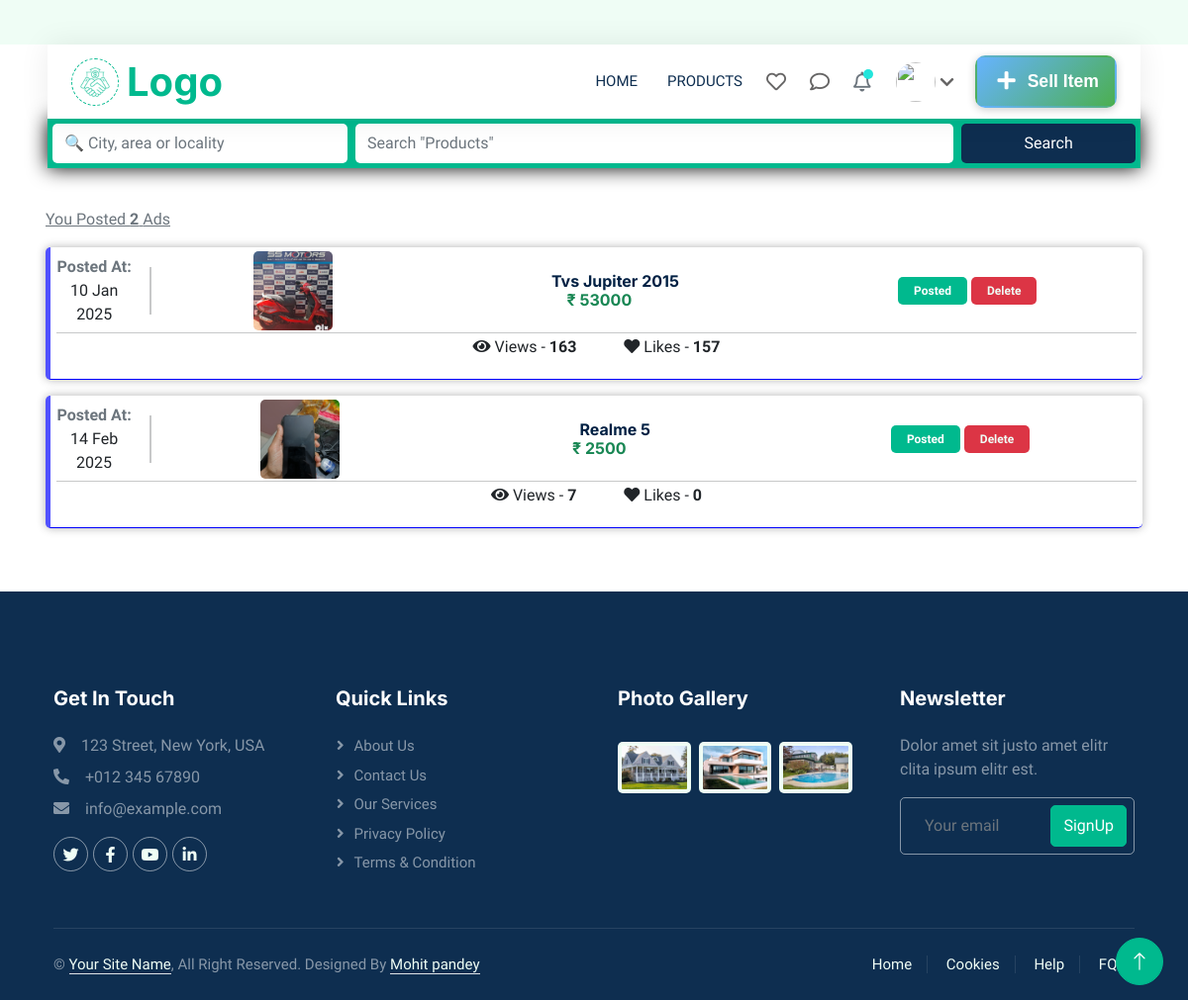
The page /your-posted?top?ads-view&details/ (signed in) on the database as committed earlier.
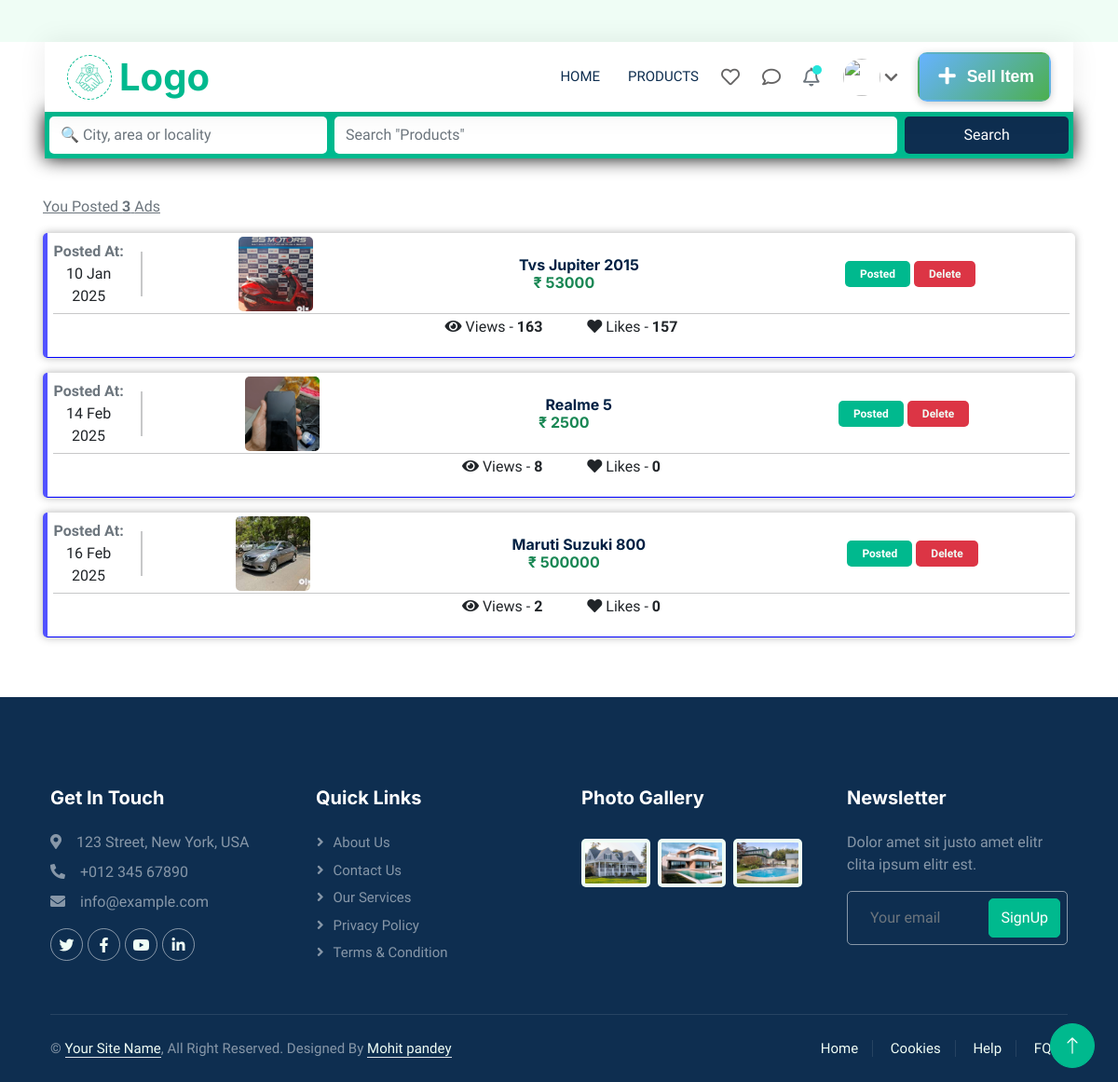
The same page on the database as committed later.
### home/models.py (models this page shows, shortened)
class Product(models.Model):
    brand = models.CharField(max_length=200, default='', blank=True)
    title = models.CharField(max_length=200)
    description = models.TextField()
    price = models.IntegerField()
    location = models.TextField(default='', blank=True)
    created_at = models.DateTimeField(auto_now_add=True)
    updated_at = models.DateTimeField(auto_now=True)
    seller = models.ForeignKey(CustomUser, on_delete=models.CASCADE)  # Link to user model
    category = models.ForeignKey(Category, related_name='products', on_delete=models.SET_NULL, null=True, blank=True)
    slug = models.SlugField(unique=True, blank=True)
    condition_choices = [
        ('new', 'New'),
        ('used', 'Used'),
    ]
    condition = models.CharField(max_length=20, choices=condition_choices, default='used')
    views = models.IntegerField(default=0, null=True, blank=True)
    likes = models.IntegerField(default=0, null=True, blank=True)

class ProductImages(models.Model):
    product = models.ForeignKey(Product, on_delete=models.CASCADE)
    image1 = models.ImageField(upload_to=user_directory_path, blank=True, null=True)
    image2 = models.ImageField(upload_to=user_directory_path, blank=True, null=True)
    image3 = models.ImageField(upload_to=user_directory_path, blank=True, null=True)
    image4 = models.ImageField(upload_to=user_directory_path, blank=True, null=True)
    user = models.ForeignKey(CustomUser, on_delete=models.CASCADE)

### home/views.py (the view)
# urls.py: path('your-posted?top?ads-view&details/', views.adsPage, name="adspage"),
@login_required
def adsPage(request):
    if 'address' in request.GET or 'prod' in request.GET:
        search_results = search_products(request)  # call search function
        if search_results.exists():  # Render search results only if they exist
            return render(request, "allProducts.html", {'products': search_results})
        else:
            return render(request, "allProducts.html")
    auth_response = handle_user_auth(request)  # call authentication function
    if auth_response:
        return auth_response  # Redirect if authentication actions occurred
    product_ads = Product.objects.filter(seller=request.user)
    for product in product_ads:
        product.images = ProductImages.objects.filter(product=product)
    context = {'products': product_ads}
    return render(request, 'adsPage.html',context)

### home/templates/adsPage.html (shortened to what this page needs)
{% extends 'base.html' %}
{% load static %}
{% block css %}
  <link rel="stylesheet" href="{% static 'Css/adsPage.css' %}" />
{% endblock %}
{% block body %}
  {% include 'navbar.html' %}
  {% if products %}
    <div class="container p-3 adsbox mt-4">
      <div class="totalads">
        <p class="mb-0 text-muted">
          <u>You Posted <b>{{ products.count }}</b> Ads</u>
        </p>
      </div>
      {% for product in products %}
        <div class="card adcard mt-3 px-1 py-1">
          <div class="d-flex adsbox text-center align-items-center">
            <div class="me-3">
              <strong class="text-muted">Posted At:</strong>
              <p class="mb-0">{{ product.created_at|date:'d M Y' }}</p>
            </div>
            <div class="adsinfo text-center">
              <div>
                <div class="me-3">
                  <img src="{{ product.images.first.image1.url }}" alt="Product Image" onerror="src='{% static "img/onerrorimage.webp" %}'" class="img-fluid" style="width: 80px; height: 80px; object-fit: cover; border-radius: 5px;" />
                </div>
              </div>
              <div class="text-center">
                <div class="me-3">
                  <h6 class="mb-0 text-truncate">{{ product.title|truncatechars:'20' }}</h6>
                </div>
                <div class="me-5">
                  <h6 class="text-success fw-bold mb-0">₹ {{ product.price }}</h6>
                </div>
              </div>
              <div>
                <a class="badge my-2 py-2 px-3 bg-primary">Posted</a>
                <a href="{% url 'deletead' product.slug %}" class="badge text-light py-2 px-3 bg-danger">Delete</a>
              </div>
            </div>
          </div>
          <hr style="margin: 2px;" />
          <div class="d-flex m-0 justify-content-center">
            <p class="me-5">
              <i class="fas fa-eye"></i> Views - <strong>{{ product.views }}</strong>
            </p>
            <p>
              <i class="fas fa-heart"></i> Likes - <strong>{{ product.likes }}</strong>
            </p>
          </div>
        </div>
      {% endfor %}
    </div>
  {% endif %}
{% endblock %}

Rows that differ between the two databases and show on the page:
changed Product "14 Feb 2025": views "7" → "8"
added Product: created_at "16 Feb 2025", images.first.image1 (picture), title "Maruti Suzuki 800", price "500000", views "2", likes "0"
Other text that changed with them:
{{ products.count }}: "2" → "3"
